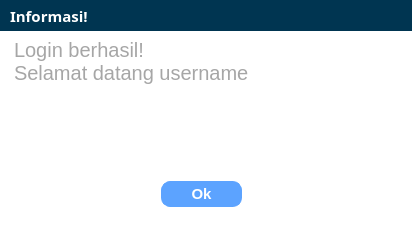
<?xml version="1.0" encoding="UTF-8"?>
<ui version="4.0">
 <class>msgBox_ok</class>
 <widget class="QDialog" name="msgBox_ok">
  <property name="geometry">
   <rect>
    <x>0</x>
    <y>0</y>
    <width>412</width>
    <height>230</height>
   </rect>
  </property>
  <property name="windowTitle">
   <string/>
  </property>
  <property name="windowIcon">
   <iconset resource="../Resources_rc/resources.qrc">
    <normaloff>:/LogoAndWindowsIcon/Aset/LogoIconSolusiku-final.png</normaloff>:/LogoAndWindowsIcon/Aset/LogoIconSolusiku-final.png</iconset>
  </property>
  <widget class="QLabel" name="label">
   <property name="geometry">
    <rect>
     <x>0</x>
     <y>0</y>
     <width>412</width>
     <height>31</height>
    </rect>
   </property>
   <property name="styleSheet">
    <string notr="true">background-color: rgb(0, 53, 81);</string>
   </property>
   <property name="text">
    <string/>
   </property>
  </widget>
  <widget class="QLabel" name="LblJenisMsg">
   <property name="geometry">
    <rect>
     <x>10</x>
     <y>5</y>
     <width>105</width>
     <height>21</height>
    </rect>
   </property>
   <property name="font">
    <font>
     <family>Montaser Arabic</family>
     <pointsize>11</pointsize>
     <weight>75</weight>
     <bold>true</bold>
    </font>
   </property>
   <property name="styleSheet">
    <string notr="true">font-family:Montaser Arabic;
color:#ffffff;
font-weight: bold;
</string>
   </property>
   <property name="text">
    <string>Informasi!</string>
   </property>
  </widget>
  <widget class="QLabel" name="LblKonten_isi">
   <property name="geometry">
    <rect>
     <x>14</x>
     <y>38</y>
     <width>385</width>
     <height>120</height>
    </rect>
   </property>
   <property name="font">
    <font>
     <family>Nirmala UI</family>
     <pointsize>15</pointsize>
    </font>
   </property>
   <property name="styleSheet">
    <string notr="true">color:#a6a6a6;</string>
   </property>
   <property name="text">
    <string>Login berhasil!
Selamat datang username</string>
   </property>
   <property name="alignment">
    <set>Qt::AlignLeading|Qt::AlignLeft|Qt::AlignTop</set>
   </property>
   <property name="wordWrap">
    <bool>true</bool>
   </property>
  </widget>
  <widget class="QLabel" name="label_2">
   <property name="geometry">
    <rect>
     <x>0</x>
     <y>30</y>
     <width>412</width>
     <height>200</height>
    </rect>
   </property>
   <property name="styleSheet">
    <string notr="true">background-color: rgb(255, 255, 255);</string>
   </property>
   <property name="text">
    <string/>
   </property>
  </widget>
  <widget class="QPushButton" name="btnOk">
   <property name="geometry">
    <rect>
     <x>161</x>
     <y>181</y>
     <width>81</width>
     <height>26</height>
    </rect>
   </property>
   <property name="font">
    <font>
     <family>Nirmala UI</family>
     <pointsize>11</pointsize>
     <weight>75</weight>
     <bold>true</bold>
    </font>
   </property>
   <property name="styleSheet">
    <string notr="true">border: 1px solid #5ca3ff;
border-radius: 9px;
background-color: #5ca3ff;
color: #ffffff;</string>
   </property>
   <property name="text">
    <string>Ok</string>
   </property>
  </widget>
  <zorder>label_2</zorder>
  <zorder>label</zorder>
  <zorder>LblJenisMsg</zorder>
  <zorder>LblKonten_isi</zorder>
  <zorder>btnOk</zorder>
 </widget>
 <resources>
  <include location="../Resources_rc/resources.qrc"/>
 </resources>
 <connections/>
</ui>
